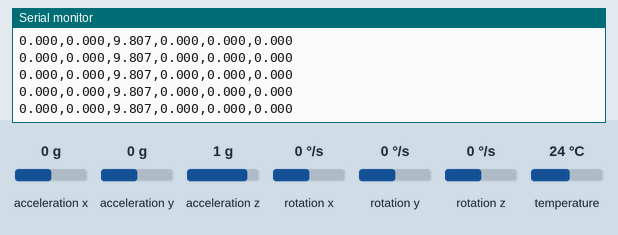
Bench run of a sketch on a simulated ESP32. Shown: the last lines printed to the serial monitor. Inputs (shaded band) come from the test bench; at power-on: acceleration x 0 g, acceleration y 0 g, acceleration z 1 g, rotation x 0 °/s, rotation y 0 °/s, rotation z 0 °/s, temperature 24 °C.

Above: at 1.2 s.
1.3 s: acceleration x set to -1.4 g
At 1.8 s:
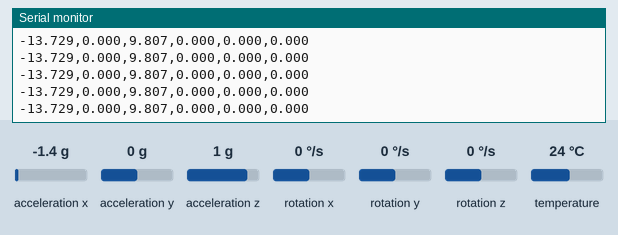
4.3 s: acceleration y set to -1.4 g
At 5.3 s:
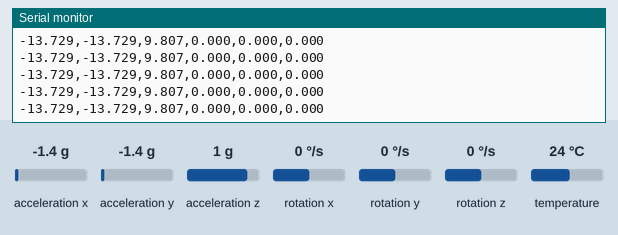
5.8 s: acceleration z set to -1.4 g
At 6.6 s:
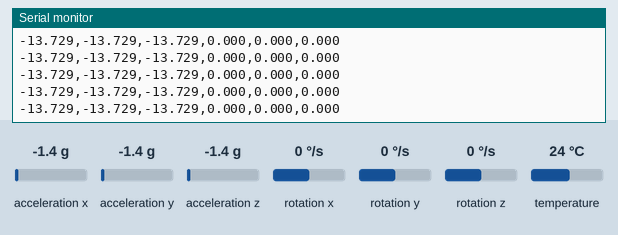
7.3 s: rotation x set to -192 °/s
At 8.1 s:
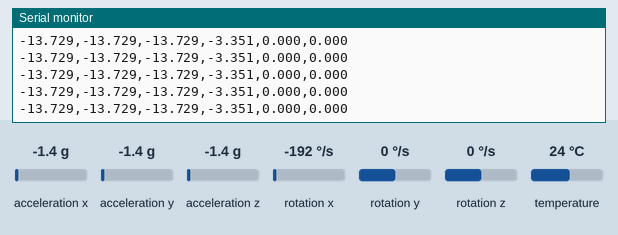

The sketch:

esp32_mpu6050_test.ino
```cpp
#include "mpu6050.h"

const float accelerationThreshold = 2.5; // threshold of significant in G's
const int numSamples = 119;

int samplesRead = numSamples;

void setup() {
  Serial.begin(115200);
  Init_mpu6050();

  // print the header
  Serial.println("aX,aY,aZ,gX,gY,gZ");
}

void loop() {
  // wait for significant motion
  while (samplesRead == numSamples) {
      ReadMPU6050();

      // sum up the absolutes
      float aSum = fabs(mpu6050_data.Acc_X) + fabs(mpu6050_data.Acc_Y) + fabs(mpu6050_data.Acc_Z);

      // check if it's above the threshold
      if (aSum >= accelerationThreshold) {
        // reset the sample read count
        samplesRead = 0;
        break;
      }
  }

  // check if the all the required samples have been read since
  // the last time the significant motion was detected
  while (samplesRead < numSamples) {
      float aX, aY, aZ, gX, gY, gZ;
      ReadMPU6050();
      aX = mpu6050_data.Acc_X;
      aY = mpu6050_data.Acc_Y;
      aZ = mpu6050_data.Acc_Z;
      gX = mpu6050_data.Angle_Velocity_R;
      gY = mpu6050_data.Angle_Velocity_P;
      gZ = mpu6050_data.Angle_Velocity_Y;
      samplesRead++;

      // print the data in CSV format
      Serial.print(aX, 3);
      Serial.print(',');
      Serial.print(aY, 3);
      Serial.print(',');
      Serial.print(aZ, 3);
      Serial.print(',');
      Serial.print(gX, 3);
      Serial.print(',');
      Serial.print(gY, 3);
      Serial.print(',');
      Serial.print(gZ, 3);
      Serial.println();

      if (samplesRead == numSamples) {
        // add an empty line if it's the last sample
        Serial.println();
      }
  }

  // ReadMPU6050();
  // // 串口绘图仪 可视化线加速度曲线
  // Serial.print("Acc_x:");
  // Serial.print(mpu6050_data.Acc_X);
  // Serial.print(",");
  // Serial.print("Acc_Y:");
  // Serial.print(mpu6050_data.Acc_Y);
  // Serial.print(",");
  // Serial.print("Acc_Z:");
  // Serial.println(mpu6050_data.Acc_Z);

  // // 串口绘图仪 可视化角速度曲线
  // Serial.print("Angle_velocity_R:");
  // Serial.println(mpu6050_data.Angle_Velocity_R);
  // Serial.print(",");
  // Serial.print("Angle_velocity_P:");
  // Serial.print(mpu6050_data.Angle_Velocity_P);
  // Serial.print(",");
  // Serial.print("Angle_velocity_Y:");
  // Serial.println(mpu6050_data.Angle_Velocity_Y);

  // delay(50);

}
```

mpu6050.h
```cpp
#include <Adafruit_MPU6050.h>
#include <Adafruit_Sensor.h>
#include <Wire.h>

Adafruit_MPU6050 mpu;

struct MPU6050_DATA
{
  // 摄氏度
  double Temperature = 0.0;

  // 沿三轴的线加速度 米每二次方秒 m/s^2
  double Roll = 0.0;
  double Pitch = 0.0;
  double Yaw = 0.0;

  // 沿三轴的线加速度 米每二次方秒 m/s^2
  double Acc_X = 0.0;
  double Acc_Y = 0.0;
  double Acc_Z = 0.0;

  // 三轴角速度 弧度每秒 rad/s
  double Angle_Velocity_R = 0.0;
  double Angle_Velocity_P = 0.0;
  double Angle_Velocity_Y = 0.0;

}mpu6050_data;

void Init_mpu6050()
{
  // Try to initialize!
  if (!mpu.begin()) {
    Serial.println("Failed to find MPU6050 chip");
    while (1) {
      delay(10);
    }
  }
  Serial.println("MPU6050 Found!");
  /***********************************************
    Available AccelerometerRange:
      MPU6050_RANGE_2_G
      MPU6050_RANGE_4_G
      MPU6050_RANGE_8_G
      MPU6050_RANGE_16_G

    API:
      getAccelerometerRange()
      setAccelerometerRange()
  ***********************************************/
  mpu.setAccelerometerRange(MPU6050_RANGE_8_G);

  /***********************************************
    Available GyroRange:
      MPU6050_RANGE_250_DEG
      MPU6050_RANGE_500_DEG
      MPU6050_RANGE_1000_DEG
      MPU6050_RANGE_2000_DEG

    API:
      getGyroRange()
      setGyroRange()
  ***********************************************/
  mpu.setGyroRange(MPU6050_RANGE_500_DEG);

  /***********************************************
    Available Bandwidth:
      MPU6050_BAND_5_HZ
      MPU6050_BAND_10_HZ
      MPU6050_BAND_21_HZ
      MPU6050_BAND_44_HZ
      MPU6050_BAND_94_HZ
      MPU6050_BAND_184_HZ
      MPU6050_BAND_260_HZ

    API:
      getFilterBandwidth()
      setFilterBandwidth()
  ***********************************************/
  mpu.setFilterBandwidth(MPU6050_BAND_21_HZ);
}


void ReadMPU6050()
{
  /* Get new sensor events with the readings */
  sensors_event_t a, g, temp;
  mpu.getEvent(&a, &g, &temp);

  mpu6050_data.Temperature = temp.temperature;

  mpu6050_data.Acc_X = a.acceleration.x;
  mpu6050_data.Acc_Y = a.acceleration.y;
  mpu6050_data.Acc_Z = a.acceleration.z;

  mpu6050_data.Angle_Velocity_R = g.gyro.x;
  mpu6050_data.Angle_Velocity_P = g.gyro.y;
  mpu6050_data.Angle_Velocity_Y = g.gyro.z;
}
```

Measured:
- after the input at 1.3 s, the serial monitor: prints a new line at once (image 1)
- after the input at 4.3 s, the serial monitor: prints a new line at once (image 2)
- after the input at 5.8 s, the serial monitor: prints a new line at once (image 3)
- after the input at 7.3 s, the serial monitor: prints a new line at once (image 4)
